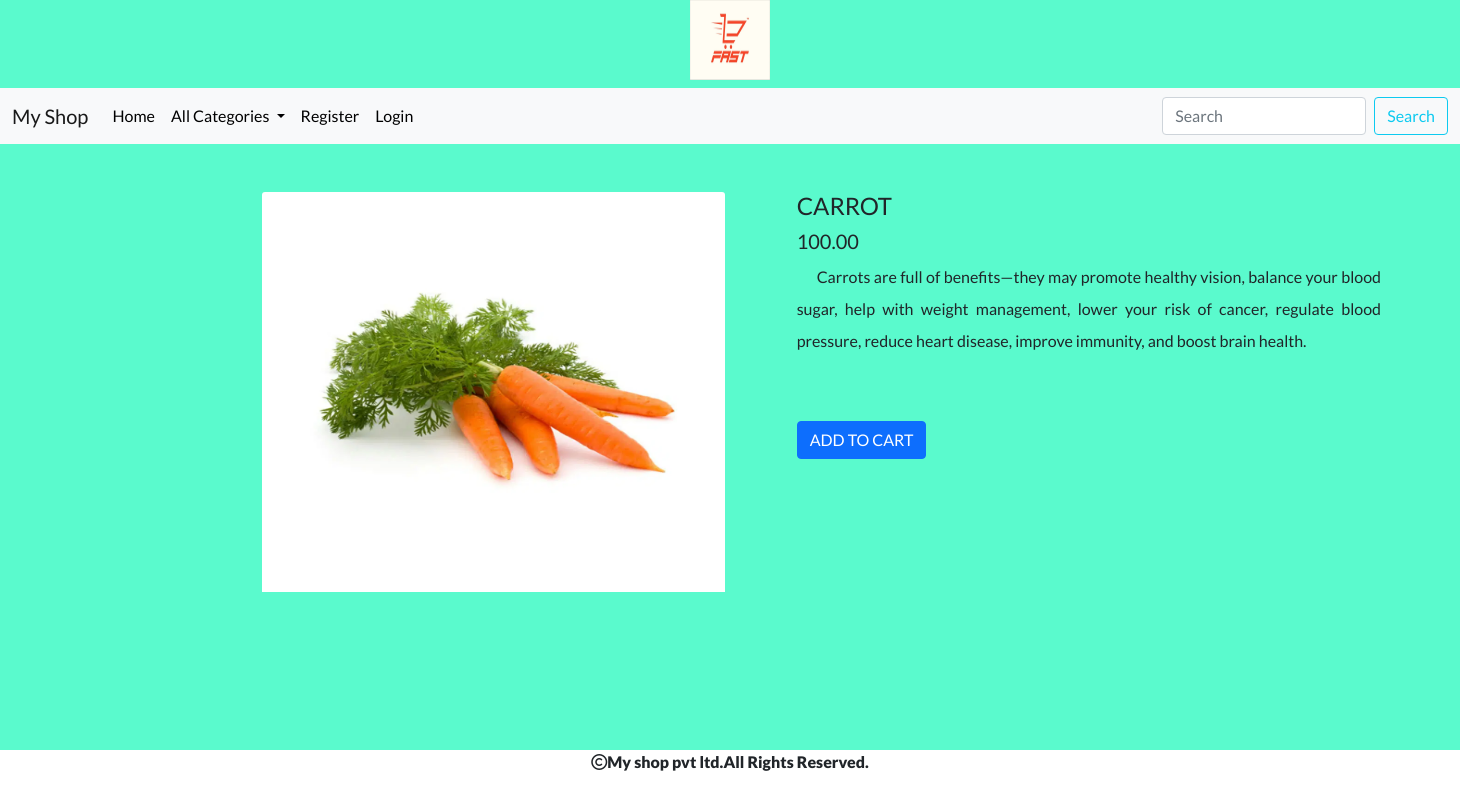
Screenshot of /productdetails/CARROT with the database file from the repository.
### shop/models.py (models this page shows, shortened)
class Product(models.Model):
    name = models.CharField(max_length=200)
    desc = models.TextField()
    images = models.ImageField(upload_to="shop/products", blank=True, null=True)
    price=models.DecimalField(max_digits=10,decimal_places=2)
    category=models.ForeignKey(Category,on_delete=models.CASCADE)
    stock=models.IntegerField()
    available=models.BooleanField(default=True)
    created=models.DateTimeField(auto_now_add=True)
    updated=models.DateTimeField(auto_now=True)

### shop/views.py (the view)
# urls.py: path('productdetails/<str:p>',views.productdetails,name="productdetails"),
def productdetails(request,p):
    p=Product.objects.get(name=p)
    return render(request,'productdetails.html',{'p':p})

### cart/context_processors.py (called while the page is built, shortened)
def product_count(request):
    item_count=0
    return {'count':item_count}

### shop/context_processors.py (called while the page is built)
def menu_links(request):
    c=Category.objects.all()
    return {'links':c}

### templates/productdetails.html (shortened to what this page needs)
{% extends 'base.html' %}
{% load static %}
{% block content %}
<div class="container-fluid mt-5" style="margin-bottom:60px;margin-left:250px;">
    <div class="row">
<div class="col-sm-4">
  <img src="{{p.images.url}}" class="card-img-top" alt="..." height="400px" width="140px"></div>
  <div class="col-sm-5 mx-5">
    <h4 >{{p.name}}</h4>
    <h5>{{p.price}}</h5>
      <p style="text-indent:20px;line-height:2;text-align:justify">{{p.desc}}</p>
      {% if user.is_superuser == False %}
      {% if p.stock <= 0 %}
      <h4>OUT OF STOCK</h4>
      {% else %}
    <a href="{% url 'cart:addtocart' p.name %}" class="btn btn-primary mt-5" >ADD TO CART</a>
      {% endif %}
{% endif %}
  </div>
 </div>
    </div>
{% endblock %}

### static/css/style1.css (style rules this page uses)
body { background-color:#5afacd; font-family: 'Lato', sans-serif; }

### rows the page displays
Product: images (picture), name "CARROT", price "100.00", desc "Carrots are full of benefits—they may promote healthy vision, balance your blood sugar, help with weight management, lower your risk of cancer, regulate blood pressure, reduce heart disease, improve immunity, and boost brain health."
